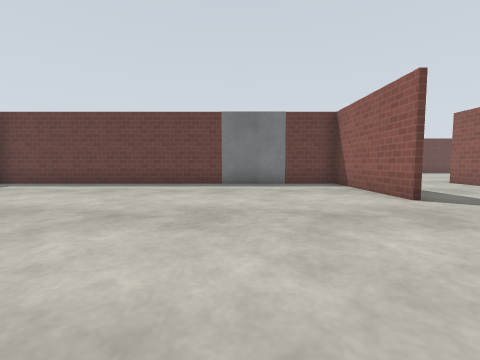
[1] (above)

16 first-person views from a walk through a Gazebo world. The camera is 0.72 m above the floor, tilts 4° down and sees 90° across. The floor is counted in squares, 1 m on a side. Each view is taken from the middle of a square. On the plan, view 1 faces up. The plan holds only what a view shows up to about 9 squares ahead; the rest is blank. The place goes on beyond the plan. Gazebo's built-in surfaces are drawn with simple patterns.

[2]
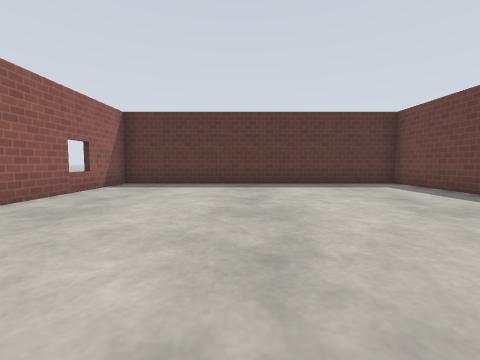

[3]
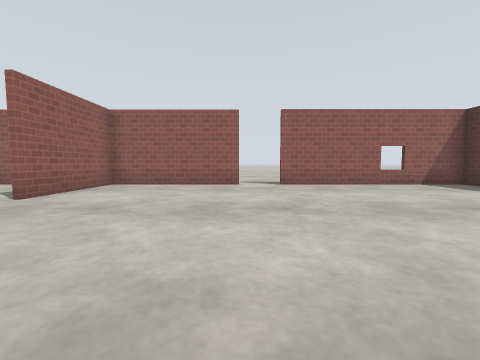

[4]
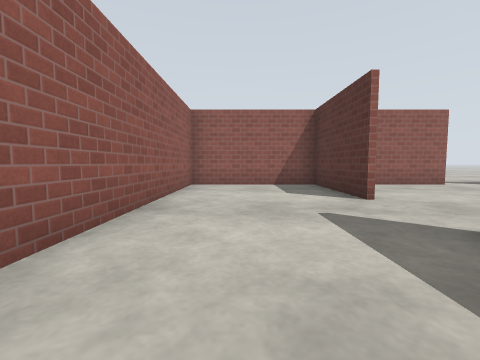

[5]
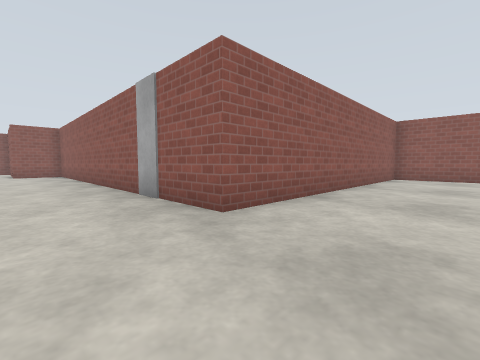

[6]
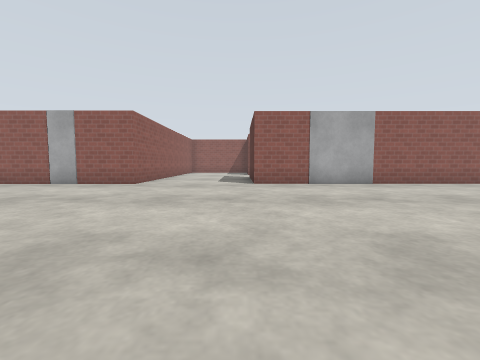

[7]
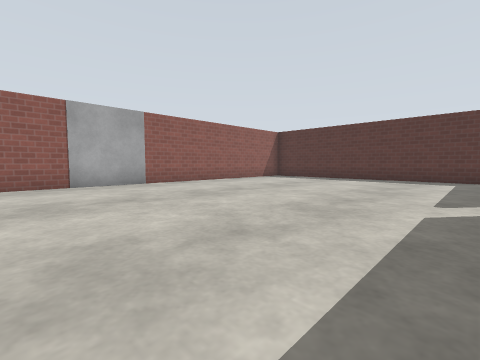

[8]
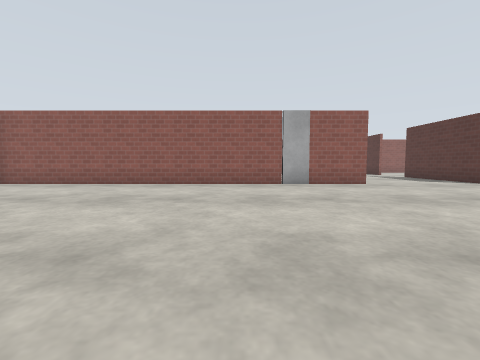

[9]
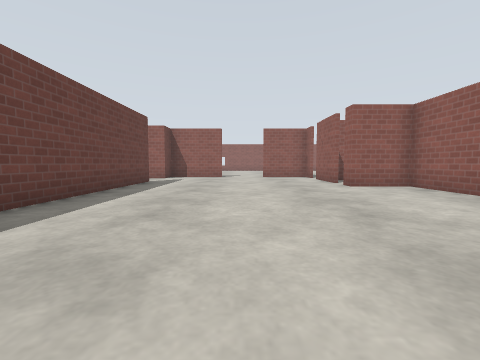

[10]
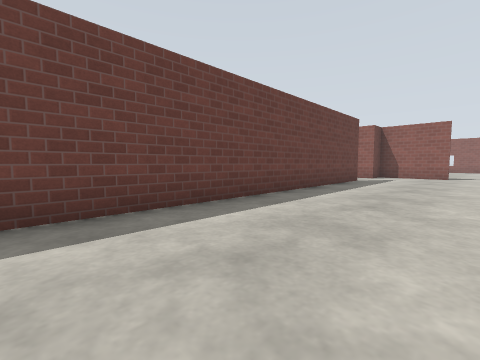

[11]
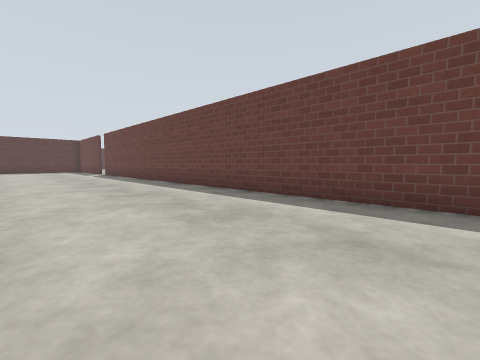

[12]
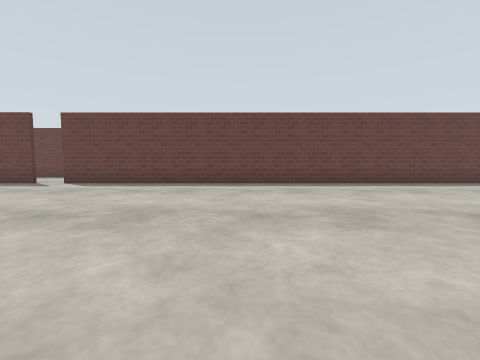

[13]
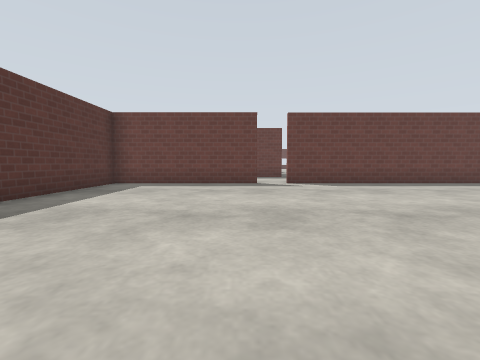

[14]
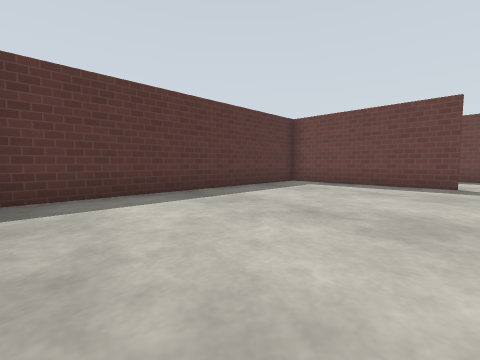

[15]
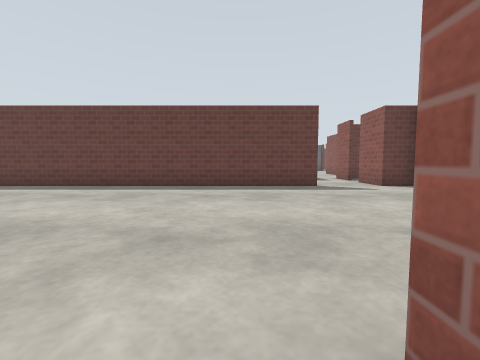

[16]
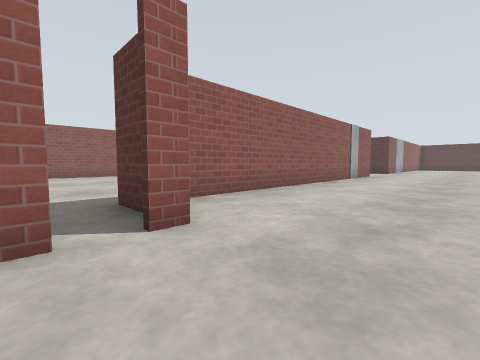

### Floor plan
Points are (right, up) in squares from view 1. A wall is a line through its corners. A room is listed if a view was taken in it or the views show most of it. See-through windows are left out.
Room 1 (views 1, 2, 3)
walls: (-0.6, 8.5) (-8.5, 8.5) (-8.5, -1.1) (-2.4, -1.1); (-1, -1.1) (2.9, -1.1); (3.3, 4.5) (3.3, 8.5) (1.5, 8.5); (3.3, -1.3) (3.3, 2.4)
ways out: opening at (2.5, 3.5) to room 2; opening at (-1.5, -1)
objects: door leaf (0, 8) to (1, 8)
Room 2 (views 4, 5, 6, 7, 8, 9, 10, 11, 12, 13, 14, 15, 16)
walls: (10.5, 8.7) (20.4, 8.7) (20.4, 10.6) (21, 10.6); (1.5, 8.7) (3.5, 8.7) (3.5, 7.9); (3.5, 2.4) (3.5, -1.1); (-3.4, 17.6) (-8.5, 17.6) (-8.5, 8.9); (-4.4, 8.7) (-0.6, 8.7); (2.9, -1.1) (7.6, -1.1) (7.6, 8.7) (9.6, 8.7); (21.6, 10.6) (22.1, 10.6); (22.5, 17.6) (-2.4, 17.6)
ways out: opening at (2.5, 3.5) to room 1; opening at (-3, 18); gap at (22, 10)
objects: door leaf (10, 9)

Where each view was taken, in squares from view 1:
view 1: 0 up, 0 right, facing up
view 2: 3 up, 0 right, facing left
view 3: 7 up, 1 left, facing down
view 4: 7 up, 6 right, facing down
view 5: 11 up, 5 right, facing down-right
view 6: 17 up, 4 right, facing down
view 7: 17 up, 3 right, facing down-left
view 8: 17 up, 12 right, facing down
view 9: 14 up, 13 right, facing right
view 10: 14 up, 12 right, facing up-right
view 11: 13 up, 14 right, facing up-left
view 12: 9 up, 4 right, facing up
view 13: 9 up, 4 left, facing up
view 14: 9 up, 3 left, facing up-left
view 15: 10 up, 20 right, facing up
view 16: 13 up, 22 right, facing down-left
